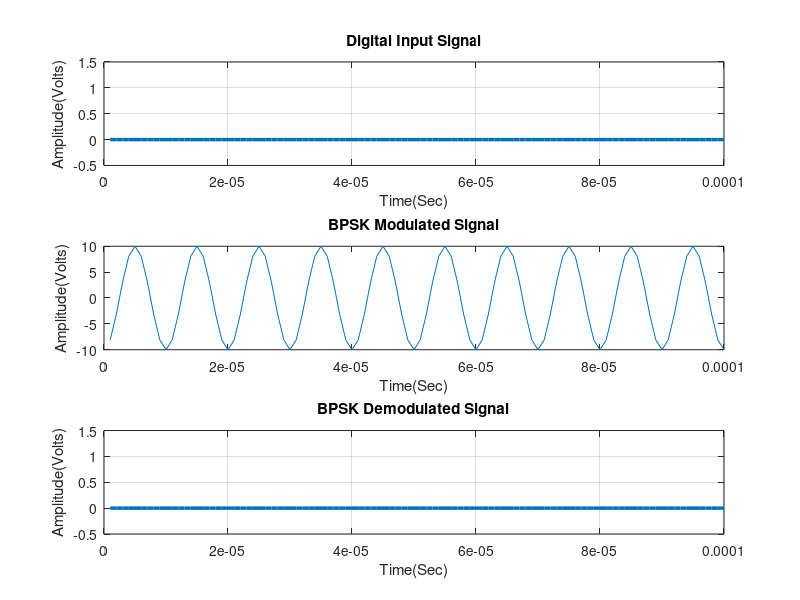

The MATLAB script that drew this image:
%BPSK Modulation and Demodulation
clc, clear all, close all;

%Digital/Binary input information
x = input('Enter Digital Input Information = ');   % Binary information as stream of bits (binary signal 0 or 1)
N = length(x);
Tb = 0.0001;   %Data rate = 1MHz i.e., bit period (second)
disp('Binary Input Information at Transmitter: ');
disp(x);

%Represent input information as digital signal
nb = 100;   % Digital signal per bit
digit = []; 
for n = 1:1:N    
    if x(n) == 1;   
       sig = ones(1,nb);
    else x(n) == 0;
        sig = zeros(1,nb);
    end
     digit = [digit sig];
end

t1=Tb/nb:Tb/nb:nb*N*(Tb/nb);   % Time period 
figure('Name','BPSK Modulation and Demodulation','NumberTitle','off');
subplot(3,1,1);
plot(t1,digit,'lineWidth',2.5);
grid on;
axis([0 Tb*N -0.5 1.5]);
xlabel('Time(Sec)');
ylabel('Amplitude(Volts)');
title('Digital Input Signal');

%BPSK Modulation 
Ac = 10;      % Carrier amplitude for binary input  
br = 1/Tb;    % Bit rate
Fc = br*10;   % Carrier frequency 
Pc1 = 0;      % Carrier phase for binary input '1'
Pc2 = pi;     % Carrier phase for binary input '0'
t2 = Tb/nb:Tb/nb:Tb;   % Signal time                 

mod = [];
for (i = 1:1:N)
    if (x(i)==1)
        y = Ac*cos(2*pi*Fc*t2+Pc1);   % Modulation signal with carrier signal 1
    else
        y = Ac*cos(2*pi*Fc*t2+Pc2);   % Modulation signal with carrier signal 2
    end
    mod=[mod y];
end

t3=Tb/nb:Tb/nb:Tb*N;   % Time period
subplot(3,1,2);
plot(t3,mod);
xlabel('Time(Sec)');
ylabel('Amplitude(Volts)');
title('BPSK Modulated Signal');

%Transmitted signal x
x = mod;

%Channel model h and w
h = 1;   % Signal fading 
w = 0;   % Noise

%Received signal y
y = h.*x + w;   % Convolution

%BPSK Demodulation
s = length(t2);
demod = [];
for n = s:s:length(y)
  t4 = Tb/nb:Tb/nb:Tb;
  c = cos(2*pi*Fc*t4);      % carrier siignal 
  mm = c.*y((n-(s-1)):n);   % Convolution
  t5 = Tb/nb:Tb/nb:Tb;
  z = trapz(t5,mm);         % intregation 
  rz = round((2*z/Tb));                                     
  if(rz > Ac/2)             % Logical condition 
    a = 1;
  else
    a = 0;
  end
  demod = [demod a];
end
disp('Demodulated Binary Information at Receiver: ');
disp(demod);

%Represent demodulated information as digital signal
digit = [];
for n = 1:length(demod);
    if demod(n) == 1;
       sig = ones(1,nb);
    else demod(n) == 0;
        sig = zeros(1,nb);
    end
     digit = [digit sig];

end

t5=Tb/nb:Tb/nb:nb*length(demod)*(Tb/nb);   % Time period
subplot(3,1,3)
plot(t5,digit,'LineWidth',2.5);grid on;
axis([0 Tb*length(demod) -0.5 1.5]);
xlabel('Time(Sec)');
ylabel('Amplitude(Volts)');
title('BPSK Demodulated Signal');